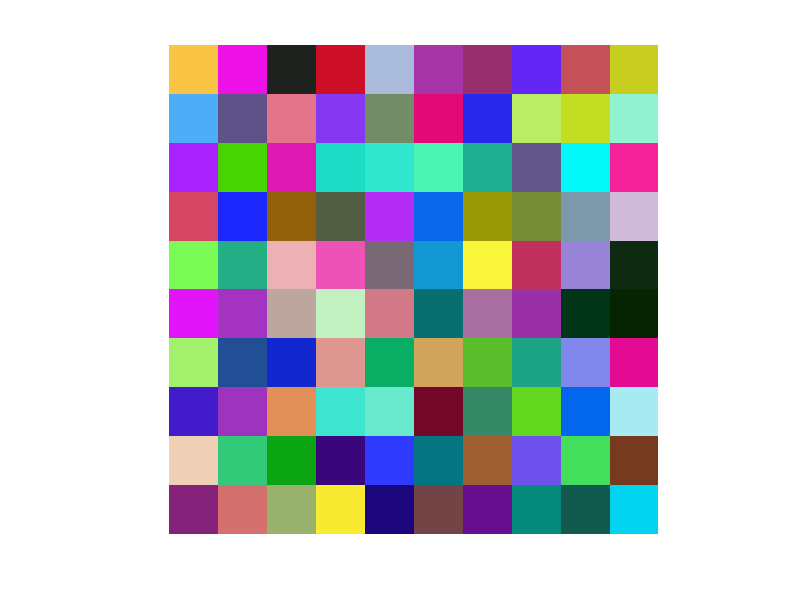

MATLAB code for this plot:
% The following produces a crash in Octave 4.0.0
% ginput has error. Fixed in 4.0.2
n = 10;
x(:,:,1) = uint8 (rand (10)*255);
x(:,:,2) = uint8 (rand (10)*255);
x(:,:,3) = uint8 (rand (10)*255);
imshow (x);
ginput(1);
